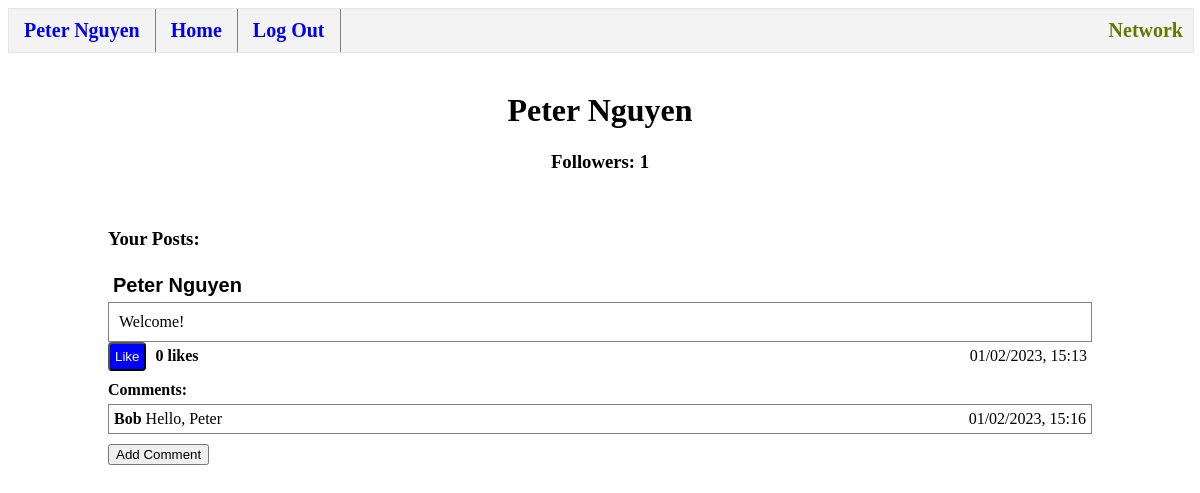
Screenshot of /profile (signed in) with the database file from the repository.
### tables this page shows
CREATE TABLE users (
    id INTEGER PRIMARY KEY AUTOINCREMENT NOT NULL,
    username TEXT NOT NULL,
    hash TEXT NOT NULL,
    followers INTEGER DEFAULT 0 NOT NULL
);

CREATE TABLE posts (
    id INTEGER PRIMARY KEY AUTOINCREMENT,
    user_id INTEGER NOT NULL,
    username TEXT NOT NULL,
    content TEXT NOT NULL,
    likes INTEGER DEFAULT 0 NOT NULL,
    datetime NUMERIC NOT NULL,
    FOREIGN KEY (user_id) REFERENCES users(id) ON DELETE CASCADE
);

CREATE TABLE comments (
    id INTEGER PRIMARY KEY AUTOINCREMENT,
    user_id INTEGER NOT NULL,
    post_id INTEGER NOT NULL,
    username TEXT NOT NULL,
    comment TEXT NOT NULL,
    datetime NUMERIC NOT NULL,
    FOREIGN KEY (user_id) REFERENCES users(id) ON DELETE CASCADE,
    FOREIGN KEY (post_id) REFERENCES posts(id) ON DELETE CASCADE
);

### app.py (the view)
@app.route("/profile", methods=["GET", "POST"])
@login_required
def profile():
    if request.method == "GET":
        user_id = session["user_id"]
    if request.method == "POST":
        user_id = request.form.get("user_id")
    user = executeDB("SELECT * FROM users WHERE id=?", [user_id])
    posts = get_posts(user_id)
    comments = get_comments()
    print(f"Id: {user[0]['id']}")
    print(f"Username: {user[0]['username']}")
    print(f"Profile followers: {user[0]['followers']}")
    return render_template("profile.html", user=user[0], posts=posts, comments=comments)

### helpers.py (called while the page is built)
def executeDB(query, arg=None):
    conn = sql.connect('network.db')
    conn.row_factory = sql.Row # "dictionary cursor"
    cur = conn.cursor()
    if arg == None:
        cur.execute(query)
    else:
        cur.execute(query, arg)
    value = cur.fetchall()
    conn.commit()
    conn.close()
    return value

def get_comments():
    return executeDB("SELECT * FROM comments")

def get_posts(user_id=None):
    if user_id == None:
        posts = executeDB("SELECT * FROM posts ORDER BY datetime DESC")
    else:
        posts = executeDB("SELECT * FROM posts WHERE user_id = ? ORDER BY datetime DESC", [user_id])
    return posts

def login_required(f):
    @wraps(f)
    def decorated_function(*args, **kwargs):
        if session.get("user_id") is None:
            return redirect("/login")
        return f(*args, **kwargs)
    return decorated_function

### templates/profile.html (shortened to what this page needs)
{% extends "posts-layout.html" %}
{% block subbody %}
    <h1 class="center">{{ user.username }} </h1>
    <h3 id="follow-count{{user.id}}" class="center">Followers: {{user.followers}}</h3>
    {% if user.id != session.user_id %}
        <button id="follow-button{{user.id}}" onclick=followFeature({{user.id}}) class="follow button">Follow</button>
    {% else %}
        <br>
        <h3>Your Posts:</h3>
    {% endif %}
{% endblock %}

### templates/posts-layout.html (shortened to what this page needs)
{% extends "layout.html" %}
{% block body %}
    {% block subbody %}
    {% endblock %}
    {% for post in posts %}
    <div id="post{{post.id}}">
        <form action="/profile" method="post" class="inline">
            <input class="profile-name" type="submit" value="{{ post.username }}">
        </form>
        <div class="post">{{ post.content }}</div>
        <button id="like-button{{ post.id }}" onclick=likeFeature({{post.id}}) class="like button" style="display: inline-block;">Like</button>
        <h4 id="like-count{{ post.id }}" class="inline">{{ post.likes }} likes</h4>
        <p class="inline right">{{ post.datetime }}</p>
        <div id="comments{{ post.id }}">
            <h4 class="no-margin">Comments:</h4>
            {% for comment in comments %}
                {% if comment.post_id == post.id %}
                <div class="comment">
                    <div class="inline"><b>{{comment.username}}</b>  {{ comment.comment }}</div>
                    <p class="inline right">{{ comment.datetime }}</p>
                </div>
                {% endif %}
            {% endfor %}
        </div>
        <button class="comment-toggle no-margin" name="{{ post.id }}">Add Comment</button>
        <br>
        <br>
    </div>
    {% endfor %}
{% endblock %}

### templates/layout.html (shortened to what this page needs)
<!DOCTYPE html>
<html lang="en">
    <head>
        <link href="{{ url_for('static', filename='styles.css') }}" rel="stylesheet">
    </head>
    <body>
        <nav class="nav-bar">
            <div>
                <div>
                    {% if session["user_id"] %}
                        <ul class="nav-list">
                            <li class="network-title">Network</li>
                            <li class="nav-item"><a class= "nav-link" href= "/profile">{{ session["username"] }}</a></li>
                            <li class="nav-item"><a class= "nav-link" href="/" >Home</a></li>
                            <li class="nav-item"><a class= "nav-link" href="/logout">Log Out</a></li>
                        </ul>
                    {% else %}
                        <ul class="nav-list">
                            <li class="nav-item"><a class= "nav-link" href="/register">Register</a></li>
                            <li class="nav-item"><a class= "nav-link" href="/login">Log In</a></li>
                        </ul>
                    {% endif %}
                </div>
            </div>
        </nav>
        <br>
        <div class="page-padding">
        {% block body %}{% endblock %}
        </div>
    </body>
</html>

### static/styles.css (style rules this page uses)
.inline { margin-top: 5px; display: inline-block; margin-bottom: 5px; padding-left: 5px; padding-right: 5px; }
.no-margin { margin-top: 10px; margin-bottom: 0px; }
.post { border-color: gray; border-style: solid; border-width:thin; padding: 10px; margin-bottom:0px; }
.comment { margin-top: 5px; border: 1px solid gray; }
.right { float: right; }
.button { background-color:blue; color: white; border-radius: 4px; padding: 5px; display:block; }
.center { text-align: center; }
.page-padding { padding-left: 100px; padding-right:100px; }
.profile-name { background: none!important; border: none; padding: 0!important; font-family: arial, sans-serif; font-size: 20px; color: black; cursor: pointer; font-weight: bold; }
.nav-bar { margin-top: 0px; padding: 0px; border: 1px solid gray; align-items: center; width: 100%; height: 43px; color: #670; border: 1px solid #e7e7e7; background-color: #f3f3f3; font-weight: bold; font-size: 20px; }
.nav-list { margin: 0; padding: 0; }
.network-title { float: right; text-align: center; padding-top: 10px; padding-bottom: 10px; margin-right: 10px; list-style-type: none; }
.nav-item { list-style-type: none; float: left; border-right: 1px solid gray; padding-top: 10px; padding-bottom: 10px; }
.nav-link { padding-top: 10px; padding-bottom: 10px; padding-left: 15px; padding-right: 15px; text-decoration: none; text-align: center; }

### rows the page displays
users: username "Peter Nguyen", followers "1"
posts: username "Peter Nguyen", content "Welcome!", likes "0", datetime "01/02/2023, 15:13"
comments: username "Bob", comment "Hello, Peter", datetime "01/02/2023, 15:16"

### other values shown
{{ session["username"] }} "Peter Nguyen"
